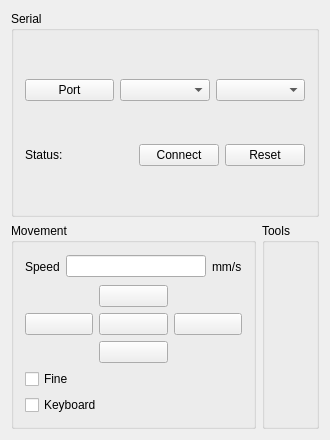
<?xml version="1.0" encoding="UTF-8"?>
<ui version="4.0">
 <class>Widget</class>
 <widget class="QWidget" name="Widget">
  <property name="geometry">
   <rect>
    <x>0</x>
    <y>0</y>
    <width>330</width>
    <height>440</height>
   </rect>
  </property>
  <property name="windowTitle">
   <string>Widget</string>
  </property>
  <layout class="QVBoxLayout" name="verticalLayout">
   <item>
    <widget class="QGroupBox" name="serialGroupBox">
     <property name="title">
      <string>Serial</string>
     </property>
     <layout class="QVBoxLayout" name="verticalLayout_4">
      <item>
       <layout class="QHBoxLayout" name="portLayout">
        <item>
         <widget class="QPushButton" name="portRefreshButton">
          <property name="text">
           <string>Port</string>
          </property>
         </widget>
        </item>
        <item>
         <widget class="QComboBox" name="portComboBox"/>
        </item>
        <item>
         <widget class="QComboBox" name="baudrateComboBox"/>
        </item>
       </layout>
      </item>
      <item>
       <layout class="QHBoxLayout" name="connectLayout">
        <item>
         <widget class="QLabel" name="statusLabel">
          <property name="text">
           <string>Status: </string>
          </property>
         </widget>
        </item>
        <item>
         <spacer name="horizontalSpacer">
          <property name="orientation">
           <enum>Qt::Horizontal</enum>
          </property>
          <property name="sizeHint" stdset="0">
           <size>
            <width>40</width>
            <height>20</height>
           </size>
          </property>
         </spacer>
        </item>
        <item>
         <widget class="QPushButton" name="connectButton">
          <property name="text">
           <string>Connect</string>
          </property>
         </widget>
        </item>
        <item>
         <widget class="QPushButton" name="resetButton">
          <property name="text">
           <string>Reset</string>
          </property>
         </widget>
        </item>
       </layout>
      </item>
     </layout>
    </widget>
   </item>
   <item>
    <layout class="QHBoxLayout" name="horizontalLayout">
     <item>
      <widget class="QGroupBox" name="movementGroupBox">
       <property name="title">
        <string>Movement</string>
       </property>
       <layout class="QVBoxLayout" name="verticalLayout_3">
        <item>
         <layout class="QHBoxLayout" name="speedLayout">
          <item>
           <widget class="QLabel" name="speedLabel">
            <property name="text">
             <string>Speed</string>
            </property>
           </widget>
          </item>
          <item>
           <widget class="QLineEdit" name="speedLineEdit"/>
          </item>
          <item>
           <widget class="QLabel" name="speedUnitsLabel">
            <property name="text">
             <string>mm/s</string>
            </property>
           </widget>
          </item>
         </layout>
        </item>
        <item>
         <layout class="QGridLayout" name="controllerGrid">
          <item row="1" column="1">
           <widget class="QPushButton" name="homeButton">
            <property name="text">
             <string/>
            </property>
            <property name="icon">
             <iconset>
              <normaloff>resources/icons/home.svg</normaloff>resources/icons/home.svg</iconset>
            </property>
            <property name="iconSize">
             <size>
              <width>48</width>
              <height>48</height>
             </size>
            </property>
           </widget>
          </item>
          <item row="0" column="1">
           <widget class="QPushButton" name="upButton">
            <property name="text">
             <string/>
            </property>
            <property name="icon">
             <iconset>
              <normaloff>resources/icons/up_arrow.svg</normaloff>resources/icons/up_arrow.svg</iconset>
            </property>
            <property name="iconSize">
             <size>
              <width>48</width>
              <height>48</height>
             </size>
            </property>
           </widget>
          </item>
          <item row="2" column="1">
           <widget class="QPushButton" name="downButton">
            <property name="text">
             <string/>
            </property>
            <property name="icon">
             <iconset>
              <normaloff>resources/icons/down_arrow.svg</normaloff>resources/icons/down_arrow.svg</iconset>
            </property>
            <property name="iconSize">
             <size>
              <width>48</width>
              <height>48</height>
             </size>
            </property>
           </widget>
          </item>
          <item row="1" column="2">
           <widget class="QPushButton" name="rightButton">
            <property name="text">
             <string/>
            </property>
            <property name="icon">
             <iconset>
              <normaloff>resources/icons/right_arrow.svg</normaloff>resources/icons/right_arrow.svg</iconset>
            </property>
            <property name="iconSize">
             <size>
              <width>48</width>
              <height>48</height>
             </size>
            </property>
           </widget>
          </item>
          <item row="1" column="0">
           <widget class="QPushButton" name="leftButton">
            <property name="text">
             <string/>
            </property>
            <property name="icon">
             <iconset>
              <normaloff>resources/icons/left_arrow.svg</normaloff>resources/icons/left_arrow.svg</iconset>
            </property>
            <property name="iconSize">
             <size>
              <width>48</width>
              <height>48</height>
             </size>
            </property>
           </widget>
          </item>
         </layout>
        </item>
        <item>
         <widget class="QCheckBox" name="precisionCheckBox">
          <property name="text">
           <string>Fine</string>
          </property>
         </widget>
        </item>
        <item>
         <widget class="QCheckBox" name="keyboardCheckBox">
          <property name="text">
           <string>Keyboard</string>
          </property>
         </widget>
        </item>
       </layout>
      </widget>
     </item>
     <item>
      <widget class="QGroupBox" name="toolsGroupBox">
       <property name="title">
        <string>Tools</string>
       </property>
      </widget>
     </item>
    </layout>
   </item>
  </layout>
 </widget>
 <layoutdefault spacing="6" margin="11"/>
 <resources/>
 <connections/>
</ui>
